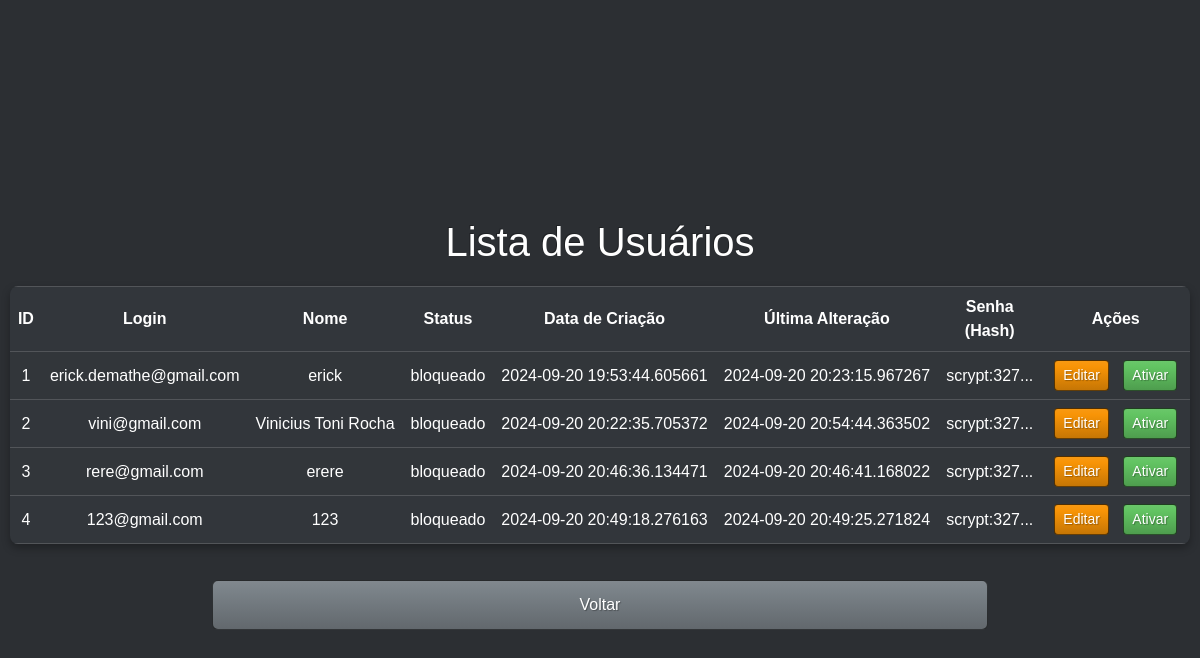
Before: /usuarios with the older database file.
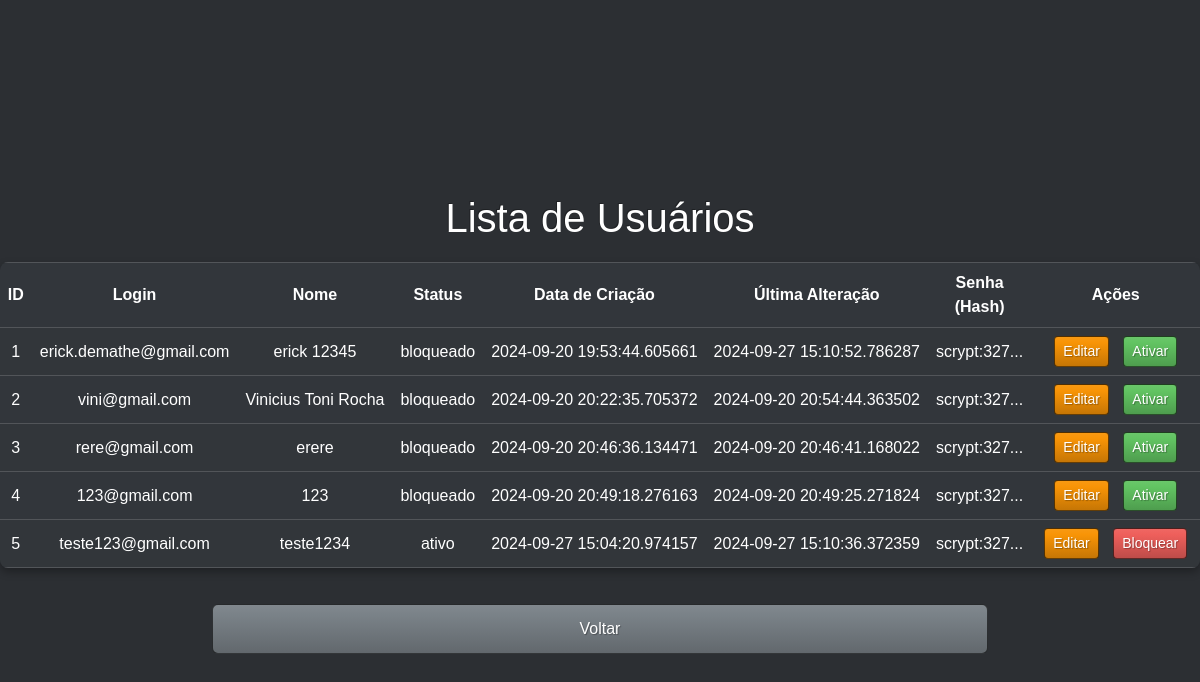
After: the same page with the newer database file.
### tables this page shows
CREATE TABLE usuarios (
    id INTEGER PRIMARY KEY AUTOINCREMENT,
    login TEXT UNIQUE NOT NULL,
    senha TEXT NOT NULL,
    nome TEXT NOT NULL,
    data_criacao TEXT NOT NULL,  -- Armazena a data como string no formato ISO8601
    status TEXT CHECK( status IN ('ativo','bloqueado') ) NOT NULL DEFAULT 'ativo',
    data_ultima_atualizacao TEXT  -- Pode ser nulo na criaÃ§Ã£o, preenchido em atualizaÃ§Ãµes
);

### main.py (the view)
@app.route('/usuarios', methods=['GET'])
def get_users():
    db = get_db()
    users = db.execute('SELECT * FROM usuarios').fetchall()
    return render_template('usuarios.html', users=users)

### main.py (called while the page is built)
def get_db():
    db = sqlite3.connect(DATABASE)
    db.row_factory = sqlite3.Row
    return db

### templates/usuarios.html (shortened to what this page needs)
<!DOCTYPE html>
<html lang="pt-BR">
<head>
    <link rel="stylesheet" href="{{ url_for('static', filename='css/bootstrap.min.css') }}">
</head>
<body>
    <div class="container mt-5">
        <h1>Lista de Usuários</h1>
        <table class="table table-striped table-dark table-bordered">
            <thead>
                <tr>
                    <th>ID</th>
                    <th>Login</th>
                    <th>Nome</th>
                    <th>Status</th>
                    <th>Data de Criação</th>
                    <th>Última Alteração</th>
                    <th class="col-senha">Senha (Hash)</th>
                    <th class="col-acoes">Ações</th>
                </tr>
            </thead>
            <tbody>
                {% for user in users %}
                <tr>
                    <td>{{ user.id }}</td>
                    <td>{{ user.login }}</td>
                    <td>{{ user.nome }}</td>
                    <td>{{ user.status }}</td>
                    <td>{{ user.data_criacao }}</td>
                    <td>{{ user.data_ultima_atualizacao }}</td>
                    <td class="col-senha" title="{{ user.senha }}">{{ user.senha[:10] }}...</td>
                    <td class="col-acoes">
                        <a href="{{ url_for('edit_user', id=user.id) }}" class="btn btn-warning btn-sm">Editar</a>
                        {% if user.status == 'ativo' %}
                        <form action="{{ url_for('block_user', id=user.id) }}" method="POST" style="display:inline;">
                            <button type="submit" class="btn btn-danger btn-sm">Bloquear</button>
                        </form>
                        {% elif user.status == 'bloqueado' %}
                        <form action="{{ url_for('activate_user', id=user.id) }}" method="POST" style="display:inline;">
                            <button type="submit" class="btn btn-success btn-sm">Ativar</button>
                        </form>
                        {% endif %}
                    </td>
                </tr>
                {% endfor %}
            </tbody>
        </table>
        <a href="{{ url_for('home') }}" class="btn btn-secondary">Voltar</a>
    </div>
</body>
</html>

Changed rows visible on the page:
changed usuarios "erick.demathe@gmail.com": nome "erick" → "erick 12345"; data_ultima_atualizacao "2024-09-20 20:23:15.967267" → "2024-09-27 15:10:52.786287"
added usuarios: id "5", login "teste123@gmail.com", nome "teste1234", status "ativo", data_criacao "2024-09-27 15:04:20.974157", data_ultima_atualizacao "2024-09-27 15:10:36.372359", senha "scrypt:327"
